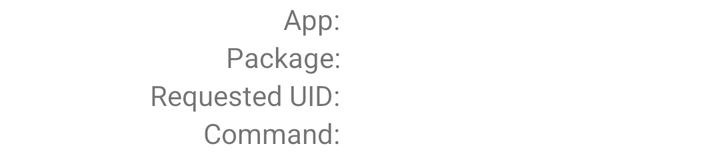
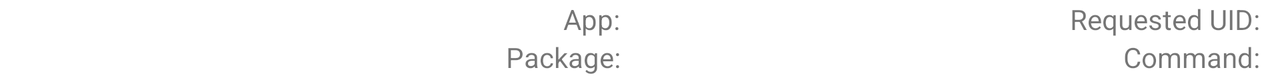

An Android layout and its configuration variant, each rendered on a device that would load it. The default file and the variant file are quoted in full after the pictures.
<!-- AndroidManifest.xml: application theme Superuser -->
<!-- res/layout/app_info.xml -->
<?xml version="1.0" encoding="UTF-8"?>
 
<LinearLayout xmlns:android="http://schemas.android.com/apk/res/android"
    android:id="@+id/app_info"
    android:layout_width="match_parent"
    android:layout_height="wrap_content"
    android:orientation="vertical" >

    <LinearLayout
        android:layout_width="match_parent"
        android:layout_height="wrap_content"
        android:orientation="horizontal" >

        <TextView
            android:layout_width="0dp"
            android:layout_height="wrap_content"
            android:layout_weight="1"
            android:gravity="right"
            android:paddingRight="10dp"
            android:text="@string/app_header" />

        <TextView
            android:id="@+id/app_header"
            android:layout_width="0dp"
            android:layout_height="wrap_content"
            android:layout_weight="1"
            android:singleLine="true"
            android:textStyle="bold" />
    </LinearLayout>

    <LinearLayout
        android:layout_width="match_parent"
        android:layout_height="wrap_content"
        android:orientation="horizontal" >

        <TextView
            android:layout_width="0dp"
            android:layout_height="wrap_content"
            android:layout_weight="1"
            android:gravity="right"
            android:paddingRight="10dp"
            android:text="@string/package_header" />

        <TextView
            android:id="@+id/package_header"
            android:layout_width="0dp"
            android:layout_height="wrap_content"
            android:layout_weight="1"
            android:singleLine="true"
            android:textStyle="bold" />
    </LinearLayout>

    <LinearLayout
        android:layout_width="match_parent"
        android:layout_height="wrap_content"
        android:orientation="horizontal" >

        <TextView
            android:layout_width="0dp"
            android:layout_height="wrap_content"
            android:layout_weight="1"
            android:gravity="right"
            android:paddingRight="10dp"
            android:text="@string/uid_header" />

        <TextView
            android:id="@+id/uid_header"
            android:layout_width="0dp"
            android:layout_height="wrap_content"
            android:layout_weight="1"
            android:singleLine="true"
            android:textStyle="bold" />
    </LinearLayout>

    <LinearLayout
        android:layout_width="match_parent"
        android:layout_height="wrap_content"
        android:orientation="horizontal" >

        <TextView
            android:layout_width="0dp"
            android:layout_height="wrap_content"
            android:layout_weight="1"
            android:gravity="right"
            android:paddingRight="10dp"
            android:text="@string/command_header" />

        <TextView
            android:id="@+id/command_header"
            android:layout_width="0dp"
            android:layout_height="wrap_content"
            android:layout_weight="1"
            android:ellipsize="middle"
            android:singleLine="true"
            android:textStyle="bold" />
    </LinearLayout>

</LinearLayout>
<!-- resources referenced by this layout -->
<resources>
  <string name="app_header">App:</string>
  <string name="command_header">Command:</string>
  <string name="package_header">Package:</string>
  <string name="uid_header">Requested UID:</string>
  <style name="Superuser" parent="SuperuserLight" />
  <color name="background_dark">#1F1F1F</color>
  <!-- drawable ic_alert (drawable) -->
  <?xml version="1.0" encoding="utf-8"?>
  <vector xmlns:android="http://schemas.android.com/apk/res/android"
      android:width="80dp"
      android:height="80dp"
      android:viewportWidth="120"
      android:viewportHeight="120">
  
      <path
          android:fillColor="#009688"
          android:pathData="M 60 17.5 C 57 17.5 56 20.5 56 20.5 L 13 95.5 C 13 95.5 11 98.500005 13 100.5 C 15 102.5 16 102.5 16 102.5 L 103 102.5 C 103 102.5 105 102.5 107 100.5 C 109 98.500005 107 95.5 107 95.5 L 64 20.5 C 64 20.5 63 17.5 60 17.5 z M 54.5625 44.40625 L 65.5 44.40625 L 65.5 71.46875 L 54.4375 71.46875 L 54.5625 44.40625 z M 54.4375 78.46875 L 65.5 78.46875 L 65.5 90.4375 L 54.4375 90.4375 L 54.4375 78.46875 z" />
  </vector>
  <!-- drawable ic_timeout (drawable) -->
  <?xml version="1.0" encoding="utf-8"?>
  <vector xmlns:android="http://schemas.android.com/apk/res/android"
      android:width="160dp"
      android:height="160dp"
      android:viewportWidth="96"
      android:viewportHeight="96">
  
      <path
          android:fillColor="#009688"
          android:pathData="M 32,24 L 20,24 44,48 18,74 c 0,0 -1,0.797355 -1,3 0,2.48922 3,3 3,3 l 56,0 c 
  0,0 2.628181,-0.361228 3,-3 0.281812,-2 -1,-3 -1,-3 L 52,48 78,22 c 0,0 1,-1 
  1,-2 0,-3.624684 -3,-4 -3,-4 l -56,0 c -1.364407,0 -3,1.46741 -3,4 0,1.281295 
  2,2.772993 3,4 l 44,0 -16,16 Z" />
  </vector>
  <!-- drawable ic_logging (drawable) -->
  <?xml version="1.0" encoding="utf-8"?>
  <vector xmlns:android="http://schemas.android.com/apk/res/android"
      android:height="80dp"
      android:width="80dp"
      android:viewportWidth="24"
      android:viewportHeight="24">
      <path android:fillColor="#009688" android:pathData="M11 7L11 12.1121L15.7144 14.9041L16.4854 13.619L12.5 11.248L12.5 7M12.5 2C8.96838 2 5.9054 3.92004 4.27039 6.77002L2 4.5L2 11L8.5 11L5.74738 8.24603C6.95639 5.73303 9.5224 4 12.5 4C16.6434 4 20 7.35602 20 11.5C20 15.6401 16.6434 19 12.5 19C9.23438 19 6.46539 16.9091 5.43539 14L3.34238 14C4.43939 18.03 8.11139 21 12.5 21C17.7444 21 22 16.7451 22 11.5C22 6.25104 17.7444 2 12.5 2Z" />
  </vector>
  <!-- drawable ic_notifications (drawable) -->
  <?xml version="1.0" encoding="utf-8"?>
  <vector xmlns:android="http://schemas.android.com/apk/res/android"
      android:height="80dp"
      android:width="80dp"
      android:viewportWidth="24"
      android:viewportHeight="24">
      <path android:fillColor="#009688" android:pathData="M11 9L13 9L13 7L11 7M12 20C7.58838 20 4 16.4091 4 12C4 7.58704 7.58838 4 12 4C16.4104 4 20 7.58704 20 12C20 16.4091 16.4104 20 12 20ZM12 2C6.47638 2 2 6.47504 2 12C2 17.5211 6.47638 22 12 22C17.5224 22 22 17.5211 22 12C22 6.47504 17.5224 2 12 2ZM11 17L13 17L13 11L11 11L11 17Z" />
  </vector>
  <!-- drawable ic_theme (drawable) -->
  <?xml version="1.0" encoding="utf-8"?>
  <vector xmlns:android="http://schemas.android.com/apk/res/android"
      android:width="80dp"
      android:height="80dp"
      android:viewportWidth="160"
      android:viewportHeight="160">
  
      <path
          android:fillColor="#009688"
          android:pathData="M 80.09375 19.15625 L 62 62 L 16.4375 65.34375 L 51 96 L 41.34375 140 L 79.46875 116.84375 L 118.40625 139.875 L 108.9375 95.65625 L 143.59375 65.90625 L 98.28125 62.09375 L 80.09375 19.15625 z M 80 30 L 95 66 L 133 69 L 104 94 L 112 131 L 80 112 L 80 30 z " />
  </vector>
  <style name="Superuser.LargeIcon">
          <item name="iconSize">@android:dimen/app_icon_size</item>
      </style>
  <!-- some entries are left out for length -->
</resources>
<!-- res/layout-land/app_info.xml (the repository's variant of the layout above) -->
<!-- drawn on the phone turned sideways -->
<?xml version="1.0" encoding="UTF-8"?>
 
<LinearLayout xmlns:android="http://schemas.android.com/apk/res/android"
    android:id="@+id/app_info"
    android:layout_width="match_parent"
    android:layout_height="wrap_content"
    android:orientation="horizontal" >

    <LinearLayout
        android:layout_width="match_parent"
        android:layout_height="wrap_content"
        android:layout_weight="1"
        android:orientation="vertical" >

        <LinearLayout
            android:layout_width="match_parent"
            android:layout_height="wrap_content"
            android:orientation="horizontal" >

            <TextView
                android:layout_width="0dp"
                android:layout_height="wrap_content"
                android:layout_weight="1"
                android:gravity="right"
                android:paddingRight="10dp"
                android:text="@string/app_header" />

            <TextView
                android:id="@+id/app_header"
                android:layout_width="0dp"
                android:layout_height="wrap_content"
                android:layout_weight="@dimen/golden_ratio"
                android:singleLine="true"
                android:textStyle="bold" />
        </LinearLayout>

        <LinearLayout
            android:layout_width="match_parent"
            android:layout_height="wrap_content"
            android:orientation="horizontal" >

            <TextView
                android:layout_width="0dp"
                android:layout_height="wrap_content"
                android:layout_weight="1"
                android:gravity="right"
                android:paddingRight="10dp"
                android:text="@string/package_header" />

            <TextView
                android:id="@+id/package_header"
                android:layout_width="0dp"
                android:layout_height="wrap_content"
                android:layout_weight="@dimen/golden_ratio"
                android:singleLine="true"
                android:textStyle="bold" />
        </LinearLayout>
    </LinearLayout>

    <LinearLayout
        android:layout_width="match_parent"
        android:layout_height="wrap_content"
        android:layout_weight="1"
        android:orientation="vertical" >

        <LinearLayout
            android:layout_width="match_parent"
            android:layout_height="wrap_content"
            android:orientation="horizontal" >

            <TextView
                android:layout_width="0dp"
                android:layout_height="wrap_content"
                android:layout_weight="1"
                android:gravity="right"
                android:paddingRight="10dp"
                android:text="@string/uid_header" />

            <TextView
                android:id="@+id/uid_header"
                android:layout_width="0dp"
                android:layout_height="wrap_content"
                android:layout_weight="@dimen/golden_ratio"
                android:singleLine="true"
                android:textStyle="bold" />
        </LinearLayout>

        <LinearLayout
            android:layout_width="match_parent"
            android:layout_height="wrap_content"
            android:orientation="horizontal" >

            <TextView
                android:layout_width="0dp"
                android:layout_height="wrap_content"
                android:layout_weight="1"
                android:gravity="right"
                android:paddingRight="10dp"
                android:text="@string/command_header" />

            <TextView
                android:id="@+id/command_header"
                android:layout_width="0dp"
                android:layout_height="wrap_content"
                android:layout_weight="@dimen/golden_ratio"
                android:ellipsize="middle"
                android:singleLine="true"
                android:textStyle="bold" />
        </LinearLayout>
    </LinearLayout>

</LinearLayout>
